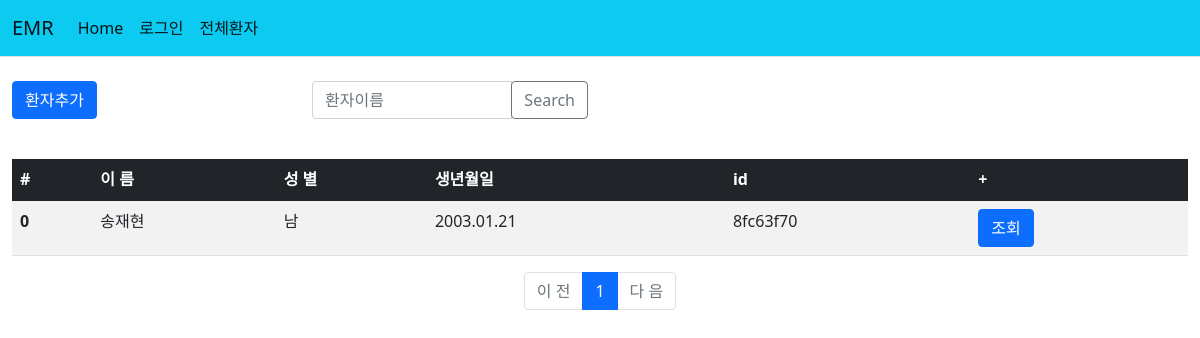
The page /patient/ on the database as committed earlier.
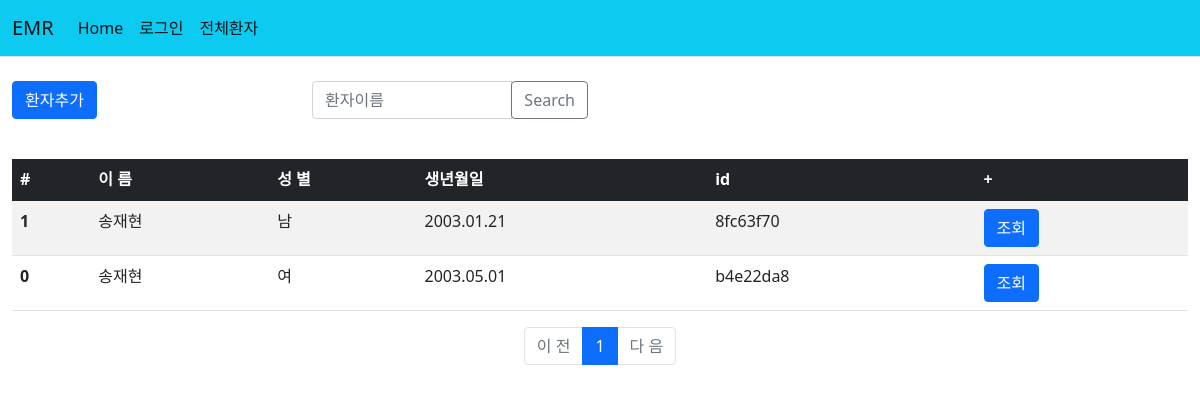
The same page on the database as committed later.
### patient/models.py (models this page shows)
class Patient2(models.Model):
    id = models.CharField(primary_key=True, max_length=36, default=uuid.uuid4)
    name = models.CharField(max_length=10)
    front_resident = models.CharField(max_length=8)
    back_resident = models.CharField(max_length=1)
    phone = models.CharField(max_length=30)

### patient/views.py (the view)
# urls.py: path('', views.index, name='index'),
def index(request):
    page = request.GET.get('page', 1)
    patient_list = Patient2.objects.order_by('id')
    paginator = Paginator(patient_list, 10)
    page_obj = paginator.get_page(page)
    context = {'patient_list':page_obj}
    return render(request, 'patient/patient_list.html', context)

### patient/templatetags/patient_filter.py (called while the page is built)
@register.filter
def sub(value, arg):
    return value-arg

@register.filter
def back(value):
    ans=''
    if int(value)%2==0:
        ans = '여'
    else:
        ans = '남'
    return ans

@register.filter
def birth(value):
    birth = value[:4]+'.'+value[4:6]+'.'+value[6:]
    return birth

@register.filter
def id_cut(value):
    return value[:8]

### templates/patient/patient_list.html
{% extends "base.html" %}
{% load patient_filter %}
{% block content %}
<div class="container-fluid mt-4 mb-4">
    <div class="row">
        <div class="col-md-3">
            <a href="{% url 'patient:patient_add' %}" class="btn btn-primary">환자추가</a>
        </div>
        <div class="col-md-3">
            <div class="input-group mb-3">
                <input type="text" class="form-control" placeholder="환자이름" aria-label="Search 2" aria-describedby="basic-addon2">
                <div class="input-group-append">
                    <button class="btn btn-outline-secondary" type="button">Search</button>
                </div>
            </div>
        </div>
    </div>
</div>
{% if patient_list %}
<div class="container-fluid">
    <table class="table table-border table-Secondary table-striped">
        <thead>
        <tr class="table-dark">
            <th scope="col">#</th>
            <th scope="col">이 름</th>
            <th scope="col">성 별</th>
            <th scope="col">생년월일</th>
            <th scope="col">id</th>
            <th scope="col">+</th>
        </tr>
        </thead>
        <tbody>
        {% for patient in patient_list %}
        <tr>
            <th scope="row">{{patient_list.paginator.count|sub:patient_list.start_index|sub:forloop.counter|add:1}}</th>
            <td>{{patient.name}}</td>
            <td>{{patient.back_resident|back}}</td>
            <td>{{patient.front_resident|birth}}</td>
            <td>{{patient.id|id_cut}}</td>
            <td><a class="btn btn-primary" href="{% url 'patient:detail' patient.id %}" role="button">조회</a></td>
        </tr>
        {% endfor %}
        </tbody>
    </table>
    <ul class="pagination justify-content-center">
        {% if patient_list.has_previous %}
        <li class="page-item">
            <a class="page-link" href="?page={{patient_list.previous_page_number}}">이 전</a>
        </li>
        {% else %}
        <li class="page-item disabled">
            <a class="page-link" tabindex="-1" aria-disabled="true" href="#">이 전</a>
        </li>
        {% endif %}
        {% for page_number in patient_list.paginator.page_range %}
        {% if page_number >= patient_list.number|add:-5 and page_number <= patient_list.number|add:5 %}
        {% if page_number == patient_list.number %}
        <li class="page-item active" aria-current="page">
            <a class="page-link" href="?page={{ page_number }}">{{ page_number }}</a>
        </li>
        {% else %}
        <li class="page-item">
            <a class="page-link" href="?page={{ page_number }}">{{ page_number }}</a>
        </li>
        {% endif %}
        {% endif %}
        {% endfor %}
        {% if patient_list.has_next %}
        <li class="page-item">
            <a class="page-link" href="?page={{ patient_list.next_page_number }}">다 음</a>
        </li>
        {% else %}
        <li class="page-item disabled">
            <a class="page-link" tabindex="-1" aria-disabled="true" href="#">다 음</a>
        </li>
        {% endif %}
    </ul>
</div>
{% else %}
    <p>환자가 없습니다.</p>
{% endif %}
{% endblock %}

### templates/base.html (shortened to what this page needs)
{% load static %}
<!doctype html>
<html lang="ko">
<head>
    <link rel="stylesheet" type="text/css" href="{% static 'bootstrap.min.css' %}">
</head>
<body>
{% include 'navbar.html' %}
{% block content %}
{% endblock %}
</body>
</html>

### templates/navbar.html (shortened to what this page needs)
<nav class="navbar navbar-expand-lg navbar-light bg-info border-bottom" data-bs-theme="dark">
    <div class="container-fluid">
            <a class="navbar-brand" href="#">EMR</a>
            <div class="collapse navbar-collapse" id="navbarSupportedContent">
                <ul class="navbar-nav me-auto mb-2 mb-lg-0">
                    <li class="nav-item">
                        <a class="nav-link active" aria-current="page" href="{% url 'common:home' %}">Home</a>
                    </li>
                    <li class="nav-item">
                        {% if user.is_authenticated %}
                        <a class="nav-link active" href="{% url 'common:logout' %}">로그아웃</a>
                        {% else %}
                        <a class="nav-link active" href="{% url 'common:login' %}">로그인</a>
                        {% endif %}
                    </li>
                    <li class="'nave-item">
                        <a class="nav-link active" href="{% url 'patient:index' %}">전체환자</a>
                    </li>
                </ul>
            </div>
        </div>
</nav>

Rows that differ between the two databases and show on the page:
computed for Patient2 "8fc63f70": paginator.count|sub "0" → "1"
added Patient2: paginator.count|sub "0", name "송재현", back_resident|back "여", front_resident|birth "2003.05.01", id|id_cut "b4e22da8"
